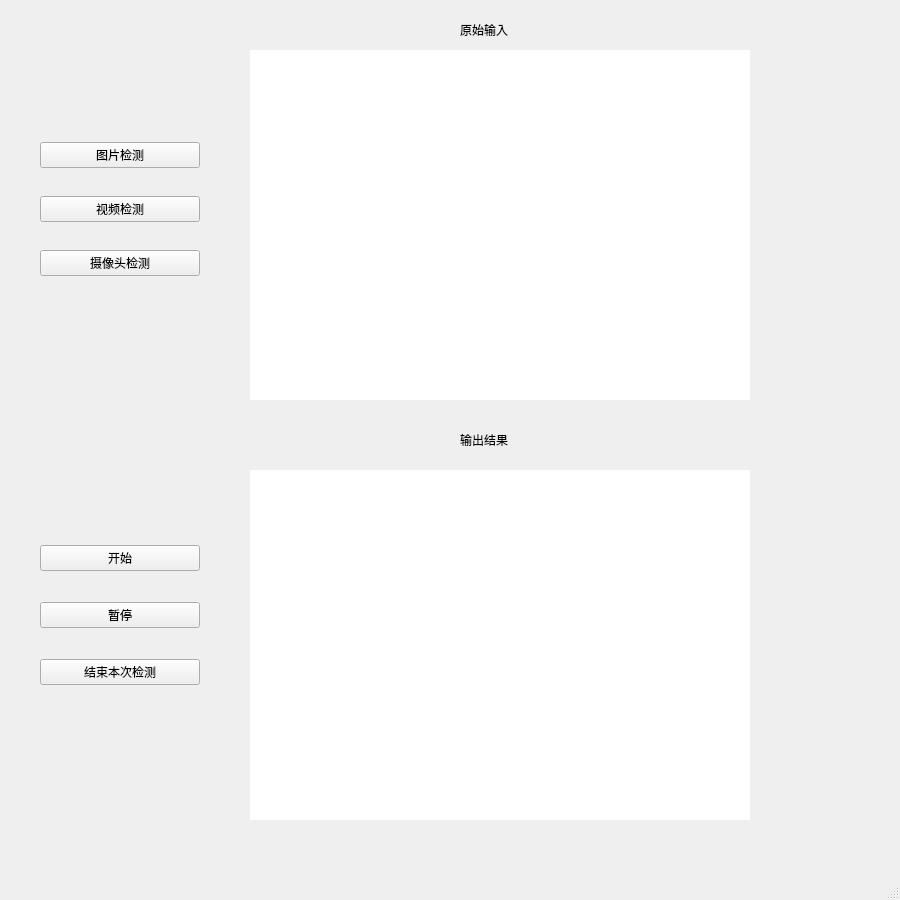
<?xml version="1.0" encoding="UTF-8"?>
<ui version="4.0">
 <class>MainWindow</class>
 <widget class="QMainWindow" name="MainWindow">
  <property name="geometry">
   <rect>
    <x>0</x>
    <y>0</y>
    <width>900</width>
    <height>900</height>
   </rect>
  </property>
  <property name="windowTitle">
   <string>MainWindow</string>
  </property>
  <widget class="QWidget" name="centralwidget">
   <widget class="QWidget" name="verticalLayoutWidget">
    <property name="geometry">
     <rect>
      <x>40</x>
      <y>120</y>
      <width>160</width>
      <height>181</height>
     </rect>
    </property>
    <layout class="QVBoxLayout" name="verticalLayout">
     <item>
      <widget class="QPushButton" name="picture_detect">
       <property name="text">
        <string>图片检测</string>
       </property>
      </widget>
     </item>
     <item>
      <widget class="QPushButton" name="video_detect">
       <property name="text">
        <string>视频检测</string>
       </property>
      </widget>
     </item>
     <item>
      <widget class="QPushButton" name="camera_detect">
       <property name="text">
        <string>摄像头检测</string>
       </property>
      </widget>
     </item>
    </layout>
   </widget>
   <widget class="QWidget" name="verticalLayoutWidget_2">
    <property name="geometry">
     <rect>
      <x>40</x>
      <y>520</y>
      <width>160</width>
      <height>191</height>
     </rect>
    </property>
    <layout class="QVBoxLayout" name="verticalLayout_2">
     <item>
      <widget class="QPushButton" name="start_detect">
       <property name="text">
        <string>开始</string>
       </property>
      </widget>
     </item>
     <item>
      <widget class="QPushButton" name="stop_detect">
       <property name="text">
        <string>暂停</string>
       </property>
      </widget>
     </item>
     <item>
      <widget class="QPushButton" name="pause_detect">
       <property name="text">
        <string>结束本次检测</string>
       </property>
      </widget>
     </item>
    </layout>
   </widget>
   <widget class="QLabel" name="label">
    <property name="geometry">
     <rect>
      <x>460</x>
      <y>20</y>
      <width>81</width>
      <height>20</height>
     </rect>
    </property>
    <property name="text">
     <string>原始输入</string>
    </property>
   </widget>
   <widget class="QLabel" name="label_2">
    <property name="geometry">
     <rect>
      <x>460</x>
      <y>430</y>
      <width>101</width>
      <height>20</height>
     </rect>
    </property>
    <property name="text">
     <string>输出结果</string>
    </property>
   </widget>
   <widget class="QLabel" name="original_image">
    <property name="geometry">
     <rect>
      <x>250</x>
      <y>50</y>
      <width>500</width>
      <height>350</height>
     </rect>
    </property>
    <property name="maximumSize">
     <size>
      <width>600</width>
      <height>600</height>
     </size>
    </property>
    <property name="styleSheet">
     <string notr="true">QLabel {
    background-color: white;
    color: white;
}
</string>
    </property>
    <property name="text">
     <string>初始图片</string>
    </property>
   </widget>
   <widget class="QLabel" name="detected_image">
    <property name="geometry">
     <rect>
      <x>250</x>
      <y>470</y>
      <width>500</width>
      <height>350</height>
     </rect>
    </property>
    <property name="maximumSize">
     <size>
      <width>600</width>
      <height>600</height>
     </size>
    </property>
    <property name="styleSheet">
     <string notr="true">QLabel {
    background-color: white;
    color: white;
}
</string>
    </property>
    <property name="text">
     <string>检测后的图片</string>
    </property>
   </widget>
  </widget>
  <widget class="QMenuBar" name="menubar">
   <property name="geometry">
    <rect>
     <x>0</x>
     <y>0</y>
     <width>900</width>
     <height>22</height>
    </rect>
   </property>
  </widget>
  <widget class="QStatusBar" name="statusbar"/>
 </widget>
 <resources/>
 <connections/>
</ui>
